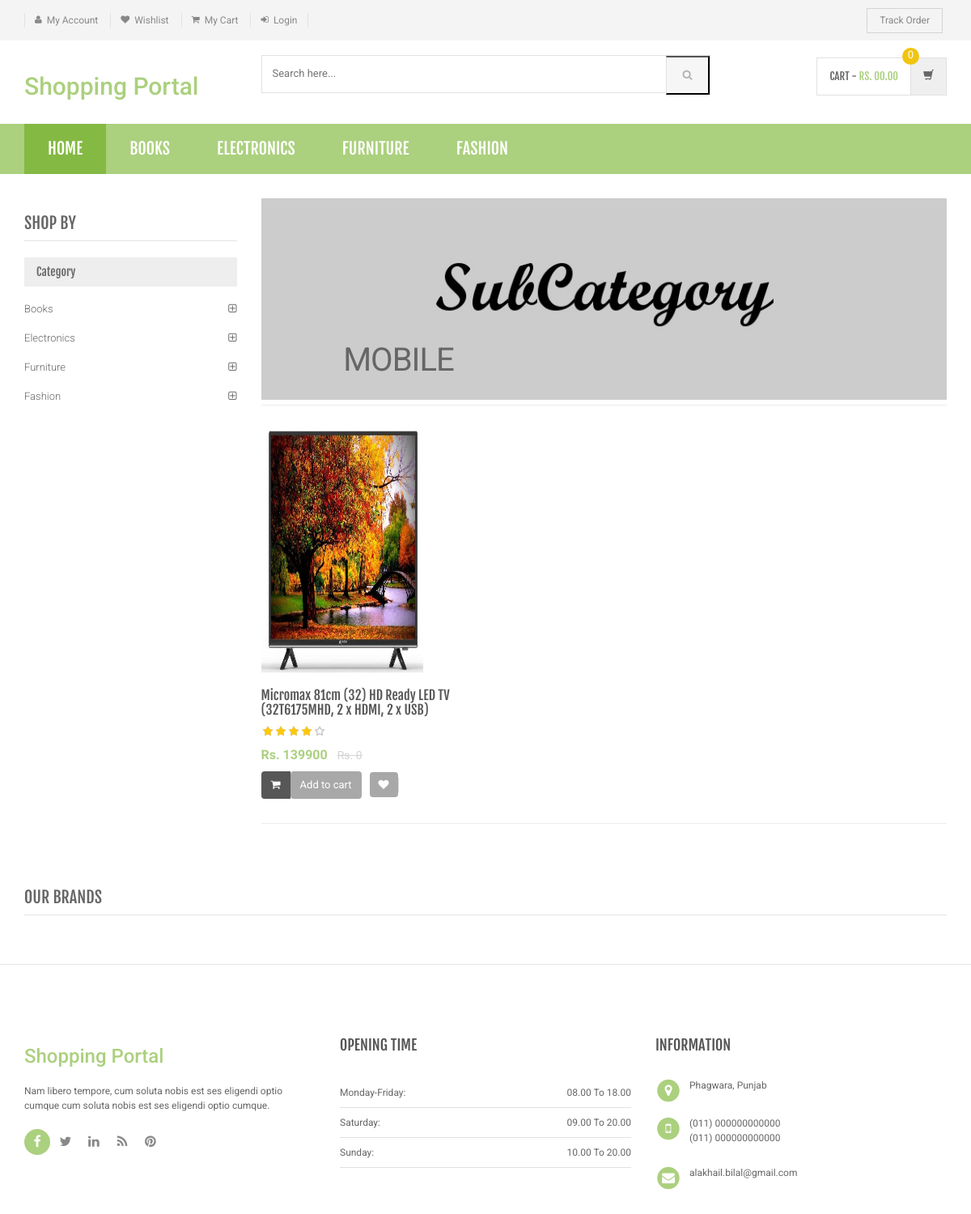
The app's page /shopping/sub-category.php?scid=13 with its own data.
### tables this page shows
CREATE TABLE `category` (
  `id` int(11) NOT NULL,
  `categoryName` varchar(255) DEFAULT NULL,
  `categoryDescription` longtext DEFAULT NULL,
  `creationDate` timestamp NOT NULL DEFAULT current_timestamp(),
  `updationDate` varchar(255) DEFAULT NULL
);

CREATE TABLE `subcategory` (
  `id` int(11) NOT NULL,
  `categoryid` int(11) DEFAULT NULL,
  `subcategory` varchar(255) DEFAULT NULL,
  `creationDate` timestamp NULL DEFAULT current_timestamp(),
  `updationDate` varchar(255) DEFAULT NULL
);

CREATE TABLE `products` (
  `id` int(11) NOT NULL,
  `category` int(11) NOT NULL,
  `subCategory` int(11) DEFAULT NULL,
  `productName` varchar(255) DEFAULT NULL,
  `productCompany` varchar(255) DEFAULT NULL,
  `productPrice` int(11) DEFAULT NULL,
  `productPriceBeforeDiscount` int(11) DEFAULT NULL,
  `productDescription` longtext DEFAULT NULL,
  `productImage1` varchar(255) DEFAULT NULL,
  `productImage2` varchar(255) DEFAULT NULL,
  `productImage3` varchar(255) DEFAULT NULL,
  `shippingCharge` int(11) DEFAULT NULL,
  `productAvailability` varchar(255) DEFAULT NULL,
  `postingDate` timestamp NULL DEFAULT current_timestamp(),
  `updationDate` varchar(255) DEFAULT NULL
);

### shopping/sub-category.php (the view, shortened to what this page needs)
<?php
include('includes/config.php');
$cid=intval($_GET['scid']);
?>
<!DOCTYPE html>
<html lang="en">
	<head>
	    <link rel="stylesheet" href="assets/css/bootstrap.min.css">
	    <link rel="stylesheet" href="assets/css/main.css">
	    <link rel="stylesheet" href="assets/css/green.css">
	    <link rel="stylesheet" href="assets/css/owl.carousel.css">
		<link rel="stylesheet" href="assets/css/owl.transitions.css">
		<link href="assets/css/lightbox.css" rel="stylesheet">
		<link rel="stylesheet" href="assets/css/animate.min.css">
		<link rel="stylesheet" href="assets/css/rateit.css">
		<link rel="stylesheet" href="assets/css/bootstrap-select.min.css">
		<link rel="stylesheet" href="assets/css/config.css">
		<link href="assets/css/green.css" rel="alternate stylesheet" title="Green color">
		<link href="assets/css/blue.css" rel="alternate stylesheet" title="Blue color">
		<link href="assets/css/red.css" rel="alternate stylesheet" title="Red color">
		<link href="assets/css/orange.css" rel="alternate stylesheet" title="Orange color">
		<link href="assets/css/dark-green.css" rel="alternate stylesheet" title="Darkgreen color">
		<link rel="stylesheet" href="assets/css/font-awesome.min.css">
	</head>
    <body class="cnt-home">
<header class="header-style-1">
<?php include('includes/top-header.php');?>
<?php include('includes/main-header.php');?>
<?php include('includes/menu-bar.php');?>
</header>
<div class="body-content outer-top-xs">
	<div class='container'>
		<div class='row outer-bottom-sm'>
			<div class='col-md-3 sidebar'>
	            <div class="sidebar-module-container">
	            	<h3 class="section-title">shop by</h3>
	            	<div class="sidebar-filter">
<div class="sidebar-widget wow fadeInUp outer-bottom-xs ">
	<div class="widget-header m-t-20">
		<h4 class="widget-title">Category</h4>
	</div>
	<div class="sidebar-widget-body m-t-10">
	         <?php $sql=mysqli_query($con,"select id,categoryName  from category");
while($row=mysqli_fetch_array($sql))
{
    ?>
		<div class="accordion">
	    	<div class="accordion-group">
	            <div class="accordion-heading">
	                <a href="category.php?cid=<?php echo $row['id'];?>"  class="accordion-toggle collapsed">
	                   <?php echo $row['categoryName'];?>
	                </a>
	            </div>
	        </div>
	    </div>
	    <?php } ?>
	</div>
</div>
	            	</div>
	            </div>
            </div>
			<div class='col-md-9'>
	<div id="category" class="category-carousel hidden-xs">
		<div class="item">
			<div class="image">
				<img src="assets/images/banners/cat-banner-2.jpg" alt="" class="img-responsive">
			</div>
			<div class="container-fluid">
				<div class="caption vertical-top text-left">
					<div class="big-text">
						<br />
					</div>
					       <?php $sql=mysqli_query($con,"select subcategory  from subcategory where id='$cid'");
while($row=mysqli_fetch_array($sql))
{
    ?>
					<div class="excerpt hidden-sm hidden-md">
						<?php echo htmlentities($row['subcategory']);?>
					</div>
			<?php } ?>
				</div>
			</div>
		</div>
</div>
				<div class="search-result-container">
					<div id="myTabContent" class="tab-content">
						<div class="tab-pane active " id="grid-container">
							<div class="category-product  inner-top-vs">
								<div class="row">
			<?php
$ret=mysqli_query($con,"select * from products where subCategory='$cid'");
$num=mysqli_num_rows($ret);
if($num>0)
{
while ($row=mysqli_fetch_array($ret))
{?>
		<div class="col-sm-6 col-md-4 wow fadeInUp">
			<div class="products">
	<div class="product">
		<div class="product-image">
			<div class="image">
				<a href="product-details.php?pid=<?php echo htmlentities($row['id']);?>"><img  src="assets/images/blank.gif" data-echo="admin/productimages/<?php echo htmlentities($row['id']);?>/<?php echo htmlentities($row['productImage1']);?>" alt="" width="200" height="300"></a>
			</div>
		</div>
		<div class="product-info text-left">
			<h3 class="name"><a href="product-details.php?pid=<?php echo htmlentities($row['id']);?>"><?php echo htmlentities($row['productName']);?></a></h3>
			<div class="rating rateit-small"></div>
			<div class="product-price">
				<span class="price">
					Rs. <?php echo htmlentities($row['productPrice']);?>			</span>
										     <span class="price-before-discount">Rs. <?php echo htmlentities($row['productPriceBeforeDiscount']);?></span>
			</div>
		</div>
					<div class="cart clearfix animate-effect">
				<div class="action">
					<ul class="list-unstyled">
						<li class="add-cart-button btn-group">
						<?php if($row['productAvailability']=='In Stock'){?>
										<button class="btn btn-primary icon" data-toggle="dropdown" type="button">
								<i class="fa fa-shopping-cart"></i>
							</button>
							<a href="category.php?page=product&action=add&id=<?php echo $row['id']; ?>">
							<button class="btn btn-primary" type="button">Add to cart</button></a>
								<?php } else {?>
							<div class="action" style="color:red">Out of Stock</div>
					<?php } ?>
						</li>
		                <li class="lnk wishlist">
							<a class="add-to-cart" href="category.php?pid=<?php echo htmlentities($row['id'])?>&&action=wishlist" title="Wishlist">
								 <i class="icon fa fa-heart"></i>
							</a>
						</li>
					</ul>
				</div>
			</div>
			</div>
			</div>
		</div>
	  <?php } } else {?>
		<div class="col-sm-6 col-md-4 wow fadeInUp"> <h3>No Product Found</h3>
		</div>
<?php } ?>
										</div>
							</div>
						</div>
				</div>
			</div>
		</div></div>
		<?php include('includes/brands-slider.php');?>
</div>
</div>
<?php include('includes/footer.php');?>
</body>
</html>

### shopping/includes/menu-bar.php (shortened to what this page needs)
<div class="header-nav animate-dropdown">
    <div class="container">
        <div class="yamm navbar navbar-default" role="navigation">
            <div class="nav-bg-class">
                <div class="navbar-collapse collapse" id="mc-horizontal-menu-collapse">
	<div class="nav-outer">
		<ul class="nav navbar-nav">
			<li class="active dropdown yamm-fw">
				<a href="index.php" data-hover="dropdown" class="dropdown-toggle">Home</a>
			</li>
              <?php $sql=mysqli_query($con,"select id,categoryName  from category limit 6");
while($row=mysqli_fetch_array($sql))
{
    ?>
			<li class="dropdown yamm">
				<a href="category.php?cid=<?php echo $row['id'];?>"> <?php echo $row['categoryName'];?></a>
			</li>
			<?php } ?>
		</ul>
		<div class="clearfix"></div>
	</div>
</div>
            </div>
        </div>
    </div>
</div>

### shopping/assets/css/green.css (style rules this page uses)
a { color: #abd07e; }
.header-style-1 .header-nav { background: #abd07e; }
.cnt-home .header-style-1 .header-nav .navbar .navbar-nav > li.active { background: #84b943; }
.product .product-info .product-price .price { color: #abd07e; }
.sidebar .sidebar-module-container .sidebar-widget .sidebar-widget-body .accordion .accordion-group .accordion-heading .accordion-toggle, .sidebar .sidebar-module-container .sidebar-widget .sidebar-widget-body .accordion .accordion-group .accordion-heading .accordion-toggle:hover, .sidebar .sidebar-module-container .sidebar-widget .sidebar-widget-body .accordion .accordion-group .accordion-heading .accordion-toggle:focus, .sidebar .sidebar-module-container .sidebar-widget .sidebar-widget-body .accordion .accordion-group .accordion-heading .accordion-toggle:after { color: #abd07e; }

### shopping/assets/css/lightbox.css (style rules this page uses)
body:after { content: url(../images/close.png) url(../images/loading.gif) url(../images/prev.png) url(../images/next.png); display: none; }

### shopping/assets/css/rateit.css (style rules this page uses)
.rateit { display: -moz-inline-box; display: inline-block; position: relative; -webkit-user-select: none; -khtml-user-select: none; -moz-user-select: none; -o-user-select: none; -ms-user-select: none; user-select: none; -webkit-touch-callout: none; }

### shopping/assets/css/blue.css (style rules this page uses)
a { color: #3498db; }
.header-style-1 .header-nav { background: #3498db; }
.cnt-home .header-style-1 .header-nav .navbar .navbar-nav > li.active { background: #1d6ca1; }
.product .product-info .product-price .price { color: #3498db; }
.sidebar .sidebar-module-container .sidebar-widget .sidebar-widget-body .accordion .accordion-group .accordion-heading .accordion-toggle, .sidebar .sidebar-module-container .sidebar-widget .sidebar-widget-body .accordion .accordion-group .accordion-heading .accordion-toggle:hover, .sidebar .sidebar-module-container .sidebar-widget .sidebar-widget-body .accordion .accordion-group .accordion-heading .accordion-toggle:focus, .sidebar .sidebar-module-container .sidebar-widget .sidebar-widget-body .accordion .accordion-group .accordion-heading .accordion-toggle:after { color: #3498db; }

### shopping/assets/css/red.css (style rules this page uses)
a { color: #ff6c6c; }
.header-style-1 .header-nav { background: #ff6c6c; }
.cnt-home .header-style-1 .header-nav .navbar .navbar-nav > li.active { background: #ff1a1a; }
.product .product-info .product-price .price { color: #ff6c6c; }
.sidebar .sidebar-module-container .sidebar-widget .sidebar-widget-body .accordion .accordion-group .accordion-heading .accordion-toggle, .sidebar .sidebar-module-container .sidebar-widget .sidebar-widget-body .accordion .accordion-group .accordion-heading .accordion-toggle:hover, .sidebar .sidebar-module-container .sidebar-widget .sidebar-widget-body .accordion .accordion-group .accordion-heading .accordion-toggle:focus, .sidebar .sidebar-module-container .sidebar-widget .sidebar-widget-body .accordion .accordion-group .accordion-heading .accordion-toggle:after { color: #ff6c6c; }

### shopping/assets/css/orange.css (style rules this page uses)
a { color: #f39c12; }
.header-style-1 .header-nav { background: #f39c12; }
.cnt-home .header-style-1 .header-nav .navbar .navbar-nav > li.active { background: #ab6c09; }
.product .product-info .product-price .price { color: #f39c12; }
.sidebar .sidebar-module-container .sidebar-widget .sidebar-widget-body .accordion .accordion-group .accordion-heading .accordion-toggle, .sidebar .sidebar-module-container .sidebar-widget .sidebar-widget-body .accordion .accordion-group .accordion-heading .accordion-toggle:hover, .sidebar .sidebar-module-container .sidebar-widget .sidebar-widget-body .accordion .accordion-group .accordion-heading .accordion-toggle:focus, .sidebar .sidebar-module-container .sidebar-widget .sidebar-widget-body .accordion .accordion-group .accordion-heading .accordion-toggle:after { color: #f39c12; }

### records on screen
category: categoryName "BOOKS", categoryName "Books"
category: categoryName "ELECTRONICS", categoryName "Electronics"
category: categoryName "FURNITURE", categoryName "Furniture"
category: categoryName "FASHION", categoryName "Fashion"
subcategory: subcategory "MOBILE"
products: productImage1 (picture), productName "Micromax 81cm (32) HD Ready LED TV (32T6175MHD, 2 x HDMI, 2 x USB)", productPrice "139900", productPriceBeforeDiscount "0"
